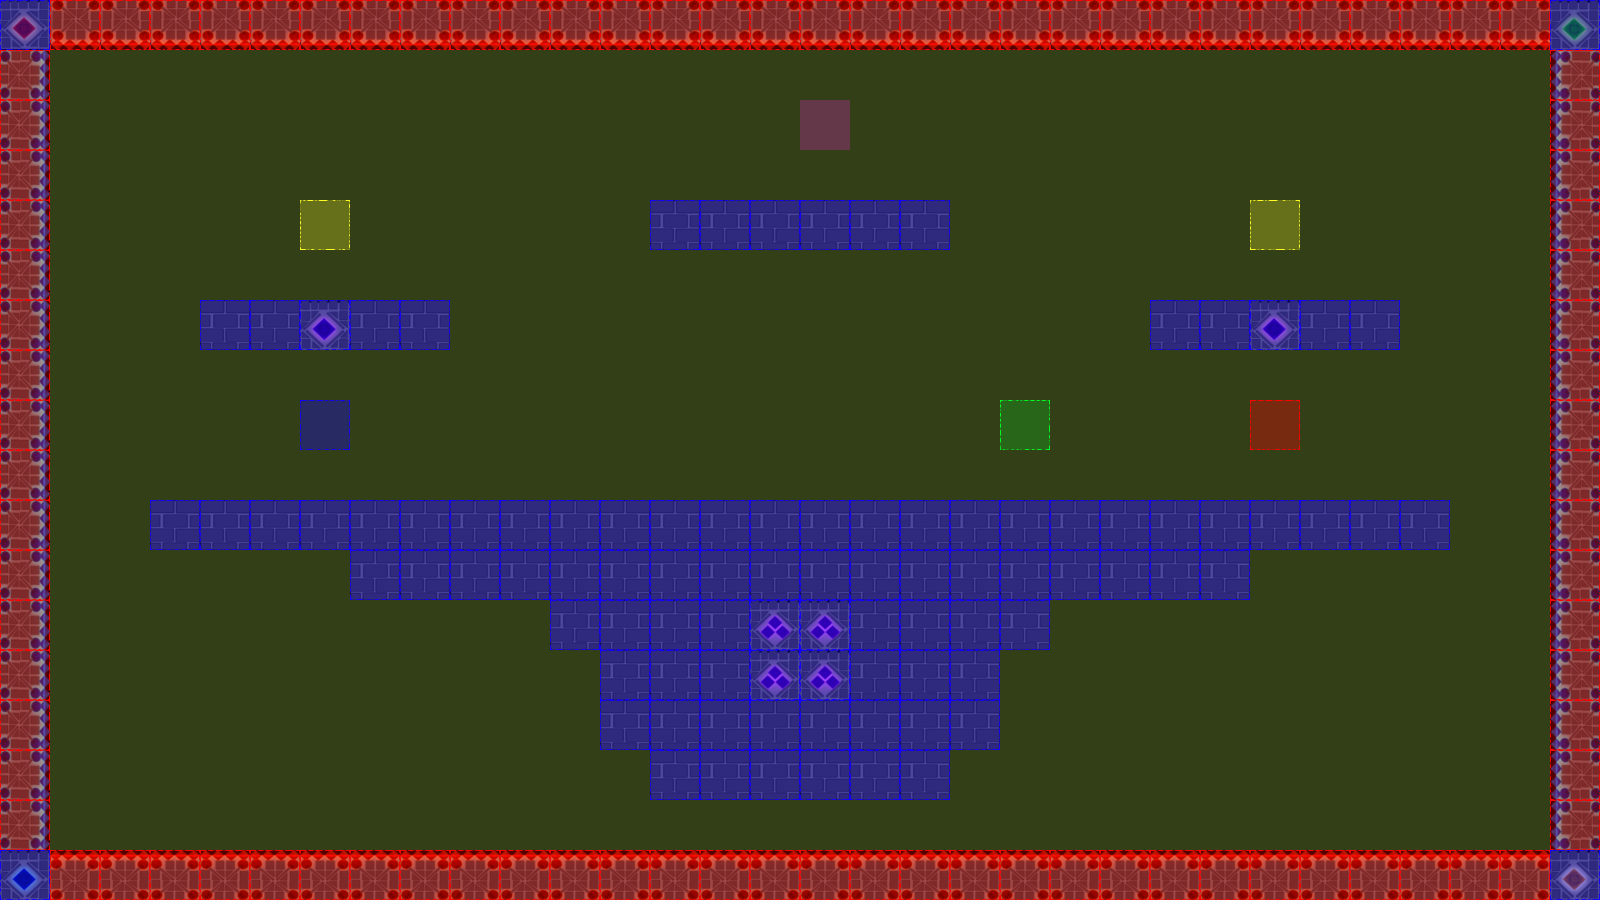

This is a level from a 2D game, rendered from its Tiled map with the project's own tilesets. A one-line summary and the map file follow, with tile-layer data summarised:
An orthogonal 32x18 tile map with 50x50 px tiles, 3 tile layers (terrain, collision, event), 2 tilesets.

<map version="1.0" orientation="orthogonal" renderorder="left-up" width="32" height="18" tilewidth="50" tileheight="50" nextobjectid="3">
 <tileset firstgid="1" name="castleTile" tilewidth="50" tileheight="50" tilecount="36" columns="6">
  <image source="tiles/castleTile.png" width="300" height="300" />
 </tileset>
 <tileset firstgid="37" name="collisionTile" tilewidth="50" tileheight="50" tilecount="12" columns="3">
  <image source="tiles/collisionTile.png" width="150" height="200" />
 </tileset>
 <layer name="terrain" width="32" height="18">
  <data>[576 cells, 188 non-empty, 11 distinct tile ids]</data>
 </layer>
 <layer name="collision" width="32" height="18">
  <data>[576 cells, 576 non-empty, 3 distinct tile ids]</data>
 </layer>
 <layer name="event" width="32" height="18">
  <data>[576 cells, 6 non-empty, 5 distinct tile ids]</data>
 </layer>
</map>
